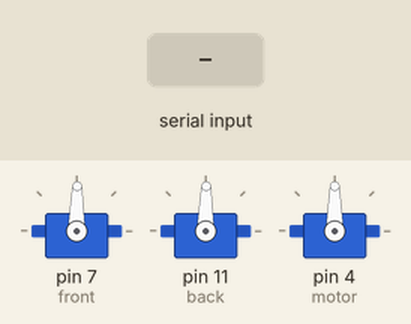
The sketch below on a simulated Arduino Uno, built with avr-gcc and run on an emulated ATmega328P. On the bench: 3 × servo. Inputs (shaded band) come from the test bench. What the sketch prints to the serial monitor is not drawn.

Above: at 1.2 s.
1.3 s: byte 30 received over Serial
At 3.1 s:
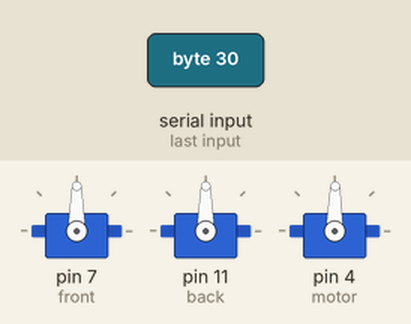
Timing chart, 0 to 10.3 s (numbered marks = the images above; inputs shaded):
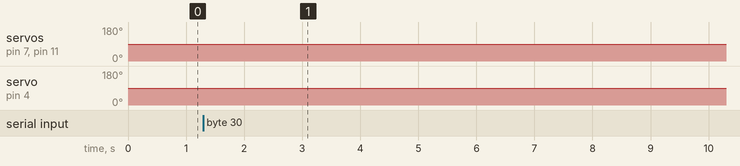

The sketch:

WaitForPi.ino
```cpp
//This code is pretty much C++

//Servo should be a default library
//No need for any of the minds eye stuff
#include "Time.h"
#include <Servo.h>

//Holds our steering and speed values
int turn;
int speeed;

//Initializes our front wheels, back wheels, and the motor
Servo front;
Servo back;
Servo motor;

//This function is ran ONCE at the BEGINNING to setup our code
void setup(){
  //standard rate
  Serial.begin(9600);

  //clear the buffer incase a previous run left some data
  Serial.flush();

  //each pin grouping has a ground pin, a power source pin and a control pin
  //connect front wheels to pin grouping 7
  front.attach(7);
  //89 is straight ahead
  front.write(89);

  //connect back wheels to pin grouping 11
  back.attach(11);
  back.write(89);

  //connect motor to pin grouping 4
  motor.attach(4);
  motor.write(90);

  //initialize these values
  turn = 120;
  speeed = 85;
}

//array to hold the values that the pi will send to the arduino
int incoming[3] = {90,90,1};

void loop(){

  //tell pi it is ready
  Serial.write(1);

  //while there is no data do nothing
  while(!Serial.available()){

  }

  //if we have the data ready, store it in incoming
  if(Serial.available() >= 3){
   for(int i = 0; i < 3; i++){
    incoming[i] = Serial.read();
   }
  }

  turn = incoming[0];
  speeed = incoming[1];

  //The amounts the pi sends should already be scaled for a max speed for forward and reverse
  //This is the final check to prevent the rover from going too fast (CAUTION: IT GOES FAST)
  if (speeed > 120){
   speeed = 85;
  }
  if (speeed < 60){
   speeed = 85;
  }

  //Turn the front wheels some amount
  front.write(turn);
  //Turn the back wheels the inverted amount
  //so the back wheels turn opposite to the front wheels (makes turning easier)
  back.write(180-turn);

  //Go forward some speed
  //In the ai code, this amount is fixed

  // These next few lines need to be edited between generating code and running the AI
  // since generating data requires nice smooth rover movement while the ai used a turn start stop method.
  /*********------------Manual Mode-------------*********/
  //motor.write(speeed);
  //delay(100);


  /**********-------------AI MODE----------------***************/
  motor.write(speeed);
  delay(1000);
  //I believe writing 89 will engage the brakes
  motor.write(89);
  delay(1000);
}
```

Measured:
- after the input at 1.3 s, servo on pin 7 (front), servo on pin 11 (back): 89° → 90° at once; servo on pin 4 (motor): alternates 90° for 1.0 s and 89° for 1.0 s, starting after 1.0 s
